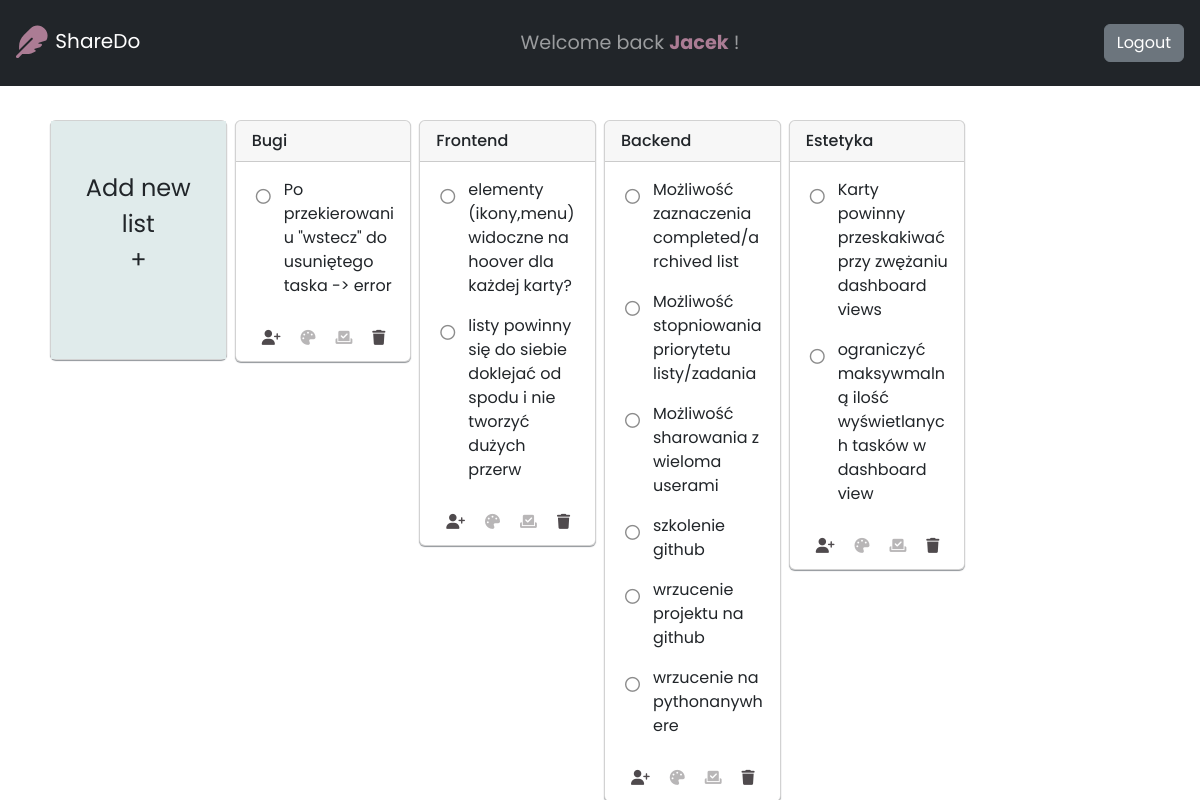
The page / (signed in) on the database its author committed.
### lists/models.py (models this page shows, shortened)
class List(models.Model):
    id = models.UUIDField(default= uuid.uuid4, unique=True, primary_key=True, editable=False)
    owner= models.ForeignKey(Profile,null=True,blank=True,on_delete=models.CASCADE)
    coowner=models.ForeignKey(Profile,null=True,blank=True,on_delete=models.CASCADE,related_name = "sharing")
    title = models.CharField(max_length=200)
    created = models.DateTimeField(auto_now_add=True)

class Task(models.Model):
    owner_list = models.ForeignKey(List,on_delete=models.CASCADE,null = True)
    id = models.UUIDField(default= uuid.uuid4, unique=True, primary_key=True, editable=False)
    name = models.CharField(max_length=300,null=True,blank=True)
    created = models.DateTimeField(auto_now_add=True)
    deadline =models.DateTimeField(auto_now_add=True)
    completed = models.BooleanField(default=False)
    class Meta:
        ordering=['completed']

### lists/views.py (the view, shortened to what this page needs)
# urls.py: path("",views.dashboard,name='dashboard'),
@login_required(login_url='login')
def dashboard(request):
    profile = request.user.profile
    lists = profile.list_set.all()
    shared_lists = profile.sharing.all()
    result_list = lists|shared_lists
    context  ={'lists':result_list }
    return render(request,'lists/dashboard.html',context)

### lists/templates/lists/dashboard.html (shortened to what this page needs)
{% extends 'main.html' %}
{% block content %}
<div class="row row-cols-3 row-cols-md-6 g-2">
  <div class="col">
    <div class="card box-shadow color-card-h">
      <div class="card-body d-flex align-items-center text-center justify-content-center color-card-bg">
          <p class="card-text color-card-font">Add new list<br>&#43;</p>
      </div>
    </div>
  </div>
  {% for list in lists %}
    <div class="col">
      <div class="card w-100 box-shadow">
        <div class="card-header bold" >
          {{list.title}}
        </div>
        <div class="card-body">
          {% for task in list.task_set.all %}
            <ul class="fa-ul">
              {% if task.completed %}
              <li>
                <span class="fa-li">
                <form action="" method="GET" name='taskDoneForm'>
                  <input type="hidden" name='task' value={{task.id}}>
                  <input class="form-check-input checkbox faChkRnd" type="checkbox" checked>
                </form>
                </span>
                <div>
                  <strike>{{task.name}}</strike>
                </div>
              </li>
              {% else %}
              <li>
                <span class="fa-li">
                <form action="" method="GET">
                </form>
                </span>
                <div>
                  {{task.name}}
                </div>
              </li>
              {% endif %}
            </ul>
          {% endfor %}
        </div>
        <div class="d-flex flex-row mb-3 justify-content-start ps-3">
          {% if list.coowner %}
             <a href="{% url 'share-list' list.id %}" class="fa-solid fa-user-group i-bot-menu-pink" data-toggle="tooltip" data-placement="bottom" title="Created by: {{list.owner}}, Shared with: {{list.coowner}}"></a>
          {% else %}
             <a href="{% url 'share-list' list.id %}" class="fa-solid fa-user-plus i-bot-menu"></a>
          {% endif %}
          <a href="#" class="fa-solid fa-palette i-bot-menu fa-disabled"></a>
          <a href="#" class="fa-solid fa-check-to-slot i-bot-menu fa-disabled"></a>
          <a href="{% url 'delete-list' list.id %}" class="fa-solid fa-trash i-bot-menu"></a>
        </div>
      </div>
    </div>
  {% endfor %}
  </div>
{% endblock content %}

### templates/main.html (shortened to what this page needs)
{%load static%}
<html lang="en">
<head>
    <link href="https://cdn.jsdelivr.net/npm/bootstrap@5.2.2/dist/css/bootstrap.min.css" rel="stylesheet">
    <link rel="stylesheet" type="text/css" media="screen" href='{% static "styles/main.css"%}'>
</head>
<body>
{% include 'navbar.html' %}
{% block content %}
{% endblock content %}
</body>
</html>

### templates/navbar.html (shortened to what this page needs)
{%load static%}
<nav class="navbar navbar-dark fixed-top bg-dark">
    <a class="navbar-brand" href="{%url 'dashboard'%}">
        <img src="{% static 'images/logo.svg'%}" width="50" height="60" style= "padding-left: 15px">
    ShareDo
    </a>
    {% if request.user.is_authenticated  %}
        <span class="navbar-text welc-msg">
            Welcome back
            <span class ="welc-msg-user">{{request.user.username|capfirst}}</span> !
        </span>
    {% endif %}
    <div class="nav justify-content-end pe-3">
        {% if request.user.is_authenticated %}
            <a href="{%url 'logout'%}">
                <button type="button" class="btn btn-secondary">Logout</button>
            </a>
        {% else %}
            <a href="{%url 'login'%}">
                <button type="button" class="btn btn-secondary">Login</button>
            </a>
        {% endif %}
    </div>
  </nav>

### static/styles/main.css (style rules this page uses)
body { font-family: "Poppins", sans-serif; margin-top:120px; margin-left:50px; margin-right:50px; background-color: #ffffff; }
a { cursor:pointer; }
p { padding-bottom:1rem; }
.color-card-bg { background-color:#e0ebeb }
.color-card-font { font-size: 150% }
.color-card-h { height: 15rem; }
.box-shadow { -webkit-box-shadow: 0 1px 1px rgba(72,78,85,.6); box-shadow: 0 1px 1px rgba(72,78,85,.6); -webkit-transition: all .2s ease-out; -moz-transition: all .2s ease-out; -ms-transition: all .2s ease-out; -o-transition: all .2s ease-out; transition: all .2s ease-out; }
.card .card-body { transform: rotate(0); }
.card .card-header { transform: rotate(0); }
.bold { font-weight: 500; }
.welc-msg { font-size: 120% }
.welc-msg-user { color:#ab7c94; font-weight: bold; }
.fa-ul { --fa-li-margin: 2em; list-style-type: none; }
.fa-disabled { opacity: 0.4; cursor: not-allowed; pointer-events: none; }
.i-bot-menu { font-size: 15px; color: #4f4a4d; padding-left: 10px; padding-right: 10px; text-decoration: none; }

### rows shown on the page
List: title "Bugi"
Task: name "Po przekierowaniu \"wstecz\" do usuniętego taska -> error"
List: title "Frontend"
Task: name "elementy (ikony,menu) widoczne na hoover dla każdej karty?"
Task: name "listy powinny się do siebie doklejać od spodu i nie tworzyć dużych przerw"
List: title "Backend"
Task: name "Możliwość zaznaczenia completed/archived list"
Task: name "Możliwość stopniowania priorytetu listy/zadania"
Task: name "Możliwość sharowania z wieloma userami"
Task: name "szkolenie github"
Task: name "wrzucenie projektu na github"
Task: name "wrzucenie na pythonanywhere"
List: title "Estetyka"
Task: name "Karty powinny przeskakiwać przy zwężaniu dashboard views"
Task: name "ograniczyć maksywmalną ilość wyświetlanych tasków w dashboard view"

### other values the page prints
{{ request.user.username|capfirst }} "Jacek"
